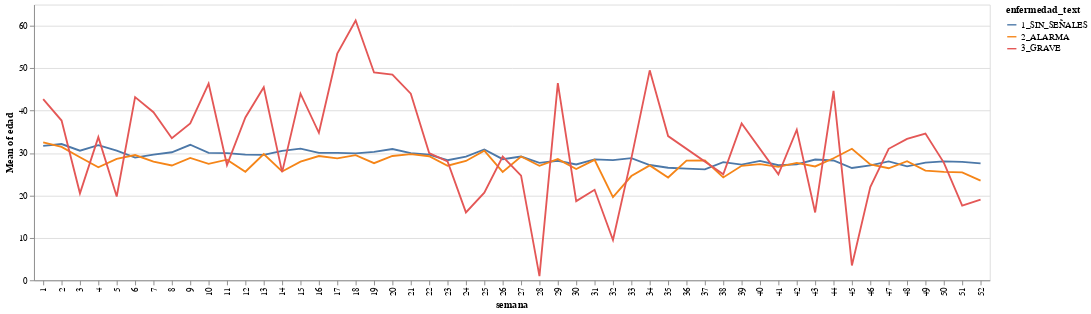

Write notebook code for a chart like this one.
### Code cell
alt_dengue=alt.Chart(bd_2022)

enc_dengue=alt_dengue.encode(
    x='semana:O', #:O, = ordinal, #T = Tiempo
    y='mean(edad):Q',
    color='enfermedad_text:N',
)

enc_dengue.mark_line() #+ enc_dengue.mark_errorband()

### Figure 1 — Vega specification as saved in the notebook (floating-point values rounded to 4 significant figures; data arrays with more than 128 entries replaced by an {"elided": "..."} marker saying what was removed)
{"$schema": "https://vega.github.io/schema/vega/v5.json", "data": [{"name": "source_0", "values": {"elided": "153 records"}}, {"name": "source_0_x_domain_semana", "values": [{"semana": 1}, {"semana": 2}, {"semana": 24}, {"semana": 7}, {"semana": 27}, {"semana": 16}, {"semana": 3}, {"semana": 4}, {"semana": 14}, {"semana": 6}, {"semana": 5}, {"semana": 12}, {"semana": 41}, {"semana": 8}, {"semana": 9}, {"semana": 48}, {"semana": 50}, {"semana": 17}, {"semana": 25}, {"semana": 15}, {"semana": 28}, {"semana": 10}, {"semana": 21}, {"semana": 18}, {"semana": 11}, {"semana": 20}, {"semana": 13}, {"semana": 33}, {"semana": 23}, {"semana": 39}, {"semana": 19}, {"semana": 49}, {"semana": 44}, {"semana": 29}, {"semana": 22}, {"semana": 38}, {"semana": 37}, {"semana": 26}, {"semana": 45}, {"semana": 34}, {"semana": 31}, {"semana": 30}, {"semana": 32}, {"semana": 51}, {"semana": 35}, {"semana": 42}, {"semana": 36}, {"semana": 40}, {"semana": 46}, {"semana": 43}, {"semana": 47}, {"semana": 52}]}, {"name": "source_0_y_domain_mean_edad", "values": [{"min": 1.0, "max": 61.25}]}, {"name": "source_0_color_domain_enfermedad_text", "values": [{"enfermedad_text": "1_SIN_SEÑALES"}, {"enfermedad_text": "2_ALARMA"}, {"enfermedad_text": "3_GRAVE"}]}], "signals": [{"name": "x_step", "value": 20}, {"name": "width", "update": "bandspace(domain('x').length, 1, 0.5) * x_step"}], "marks": [{"type": "group", "name": "pathgroup", "from": {"facet": {"data": "source_0", "name": "faceted_path_main", "groupby": ["enfermedad_text"]}}, "encode": {"update": {"height": {"field": {"signal": null, "datum": null, "group": "height", "parent": null}}, "width": {"field": {"signal": null, "datum": null, "group": "width", "parent": null}}}}, "marks": [{"type": "line", "name": "marks", "from": {"data": "faceted_path_main"}, "sort": {"field": "x"}, "encode": {"update": {"defined": {"signal": "isValid(datum[\"mean_edad\"]) && isFinite(+datum[\"mean_edad\"])"}, "stroke": {"field": "enfermedad_text", "scale": "color"}, "y": {"field": "mean_edad", "scale": "y"}, "x": {"field": "semana", "scale": "x"}}}, "style": ["line"]}]}], "scales": [{"name": "x", "type": "point", "domain": {"data": "source_0_x_domain_semana", "field": "semana", "sort": true}, "range": {"step": {"signal": "x_step"}}, "padding": 0.5}, {"name": "y", "type": "linear", "domain": [{"signal": "(data(\"source_0_y_domain_mean_edad\")[0] || {}).min"}, {"signal": "(data(\"source_0_y_domain_mean_edad\")[0] || {}).max"}], "range": [{"signal": "height"}, 0], "nice": true, "zero": true}, {"name": "color", "type": "ordinal", "domain": {"data": "source_0_color_domain_enfermedad_text", "field": "enfermedad_text", "sort": true}, "range": "category"}], "axes": [{"scale": "y", "gridScale": "x", "grid": true, "tickCount": {"signal": "ceil(height/40)"}, "domain": false, "maxExtent": 0, "aria": false, "orient": "left", "labels": false, "minExtent": 0, "ticks": false, "zindex": 0}, {"scale": "x", "orient": "bottom", "grid": false, "labelBaseline": "middle", "title": "semana", "zindex": 0, "labelAlign": "right", "labelAngle": 270}, {"scale": "y", "grid": false, "title": "Mean of edad", "orient": "left", "tickCount": {"signal": "ceil(height/40)"}, "zindex": 0, "labelOverlap": true}], "legends": [{"stroke": "color", "symbolType": "stroke", "title": "enfermedad_text"}], "style": "cell", "background": "white", "height": 300, "padding": 5}
